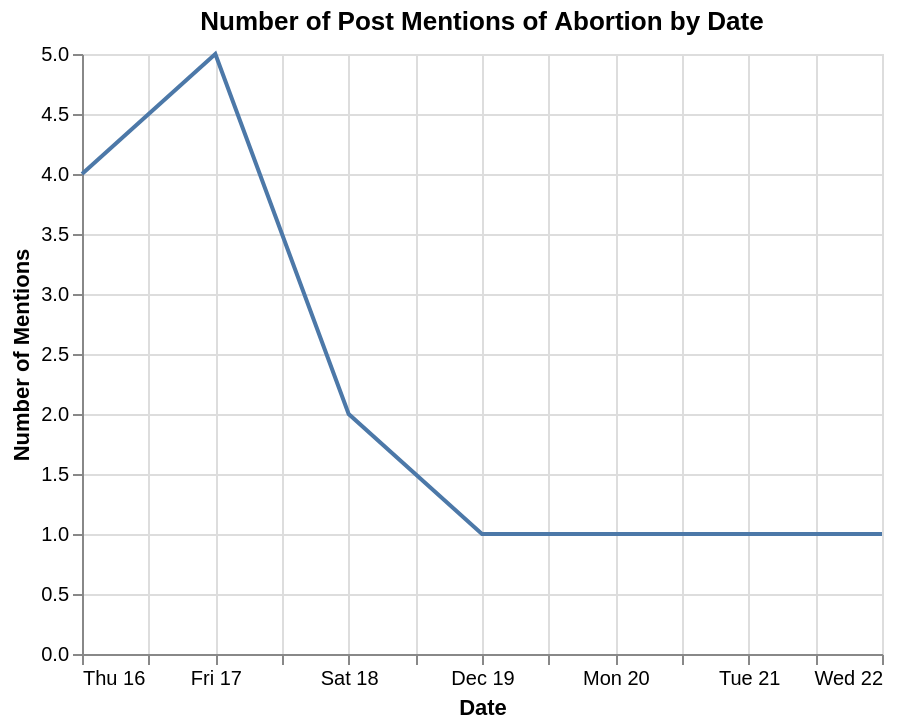

Vega-Lite specification stored for this chart:
### Vega-Lite specification from a JSON file in a GitHub repository (floating-point values rounded to 4 significant figures)
{"config": {"view": {"continuousWidth": 400, "continuousHeight": 300}}, "data": {"name": "data-ae14674e2e529b339012149135fa7fa1"}, "mark": "line", "encoding": {"tooltip": [{"type": "quantitative", "field": "Count"}], "x": {"type": "temporal", "axis": {"title": "Date"}, "field": "PublishedDate"}, "y": {"type": "quantitative", "axis": {"title": "Number of Mentions"}, "field": "Count"}}, "title": "Number of Post Mentions of Abortion by Date", "$schema": "https://vega.github.io/schema/vega-lite/v4.8.1.json", "datasets": {"data-ae14674e2e529b339012149135fa7fa1": [{"PublishedDate": "2021-12-16T00:00:00", "Count": 4}, {"PublishedDate": "2021-12-17T00:00:00", "Count": 5}, {"PublishedDate": "2021-12-18T00:00:00", "Count": 2}, {"PublishedDate": "2021-12-19T00:00:00", "Count": 1}, {"PublishedDate": "2021-12-20T00:00:00", "Count": 1}, {"PublishedDate": "2021-12-22T00:00:00", "Count": 1}]}}
